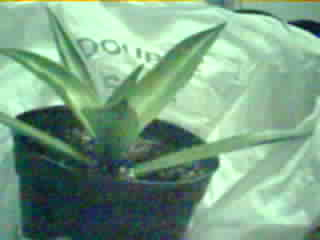
#> input picture LeavesDetectionAlgo/test_img.jpeg, 320 x 240 px
$ python -i __init__.py   (imports and definitions only)
#> lines starting #> are read from the running program, lines starting #| are printed output that depends on the picture
import os
import logging
import cv2
import numpy as np
import azure.functions as func
from ..utils.BlobStorageHandler import BlobStorageHandler

def save_debug_image(image, step_name, image_name):
    """Save intermediate debug images for visualization."""
    blob_handler = BlobStorageHandler(os.environ.get("connectionString"), os.environ.get("containerName"))
    base_path = f"/detected_leaves/{image_name}/{step_name}.png"
    path = blob_handler.get_blob_path(base_path)
    blob_handler.save_stream_to_blob(image,path)


def process_leaves(image_stream, output_folder: str,
                   threshold_value: int = 0, kernel_size: int = 3,
                   dist_threshold: float = 0.7, min_region_size: int = 100,image_name : str = "") -> int:
    """Process an image to detect and segment leaves."""
    os.makedirs(output_folder, exist_ok=True)

    # Load image
    # Convert the byte stream into a NumPy array
    nparr = np.frombuffer(image_stream, np.uint8)

    # Decode the image from the NumPy array
    img = cv2.imdecode(nparr, cv2.IMREAD_COLOR)

    if img is None:
        raise ValueError("Failed to decode image from the provided stream.")


    # Convert to HSV and create binary mask for green regions
    hsv = cv2.cvtColor(img, cv2.COLOR_BGR2HSV)
    green_mask = cv2.inRange(hsv, (20, 40, 40), (140, 255, 255)) # Adjust values as needed
    save_debug_image(green_mask, "binary_hsv", image_name)

    # Apply morphological opening to clean up noise
    kernel = cv2.getStructuringElement(cv2.MORPH_RECT, (5, 5))
    morph_open = cv2.morphologyEx(green_mask, cv2.MORPH_OPEN, kernel, iterations=2)
    save_debug_image(morph_open, "morph_open_hsv", image_name)

    # Distance transform
    dist_transform = cv2.distanceTransform(morph_open, cv2.DIST_L2, 5)
    dist_norm = cv2.normalize(dist_transform, None, 0, 255, cv2.NORM_MINMAX).astype(np.uint8)
    save_debug_image(dist_norm, "distance_transform", image_name)

    # Sure foreground
    _, sure_fg = cv2.threshold(dist_transform, dist_threshold * dist_transform.max(), 255, 0)
    sure_fg = np.uint8(sure_fg)
    save_debug_image(sure_fg, "sure_foreground", image_name)

    # Sure background
    sure_bg = cv2.dilate(morph_open, kernel, iterations=3)
    unknown = cv2.subtract(sure_bg, sure_fg)
    save_debug_image(unknown, "unknown_regions", image_name)

    # Marker labeling for watershed
    _, markers = cv2.connectedComponents(sure_fg)
    markers = markers + 1
    markers[unknown == 255] = 0
    markers_vis = (markers.astype(np.uint8) + 1) * 50
    save_debug_image(markers_vis, "markers", image_name)

    # Apply watershed
    markers = cv2.watershed(img, markers)
    img[markers == -1] = [0, 255, 128]  # Mark watershed boundaries

    # Highlight individual regions
    for marker_id in np.unique(markers):
        if marker_id > 1:
            img[markers == marker_id] = cv2.add(img[markers == marker_id], (0, 100, 0))

    # Save final result
    save_debug_image(img, "final_result", image_name)

    # Extract and count leaf regions
    leaf_count = 0
    for marker_id in np.unique(markers):
        if marker_id <= 1:  # Skip background and boundary
            continue

        # Ignore small regions
        if np.count_nonzero(markers == marker_id) < min_region_size:
            continue

        # Create mask for each leaf
        mask = np.zeros_like(sure_fg, dtype=np.uint8)
        mask[markers == marker_id] = 255
        leaf = cv2.bitwise_and(img, img, mask=mask)

        # Save leaf image
        save_debug_image(leaf, f"leaf_{leaf_count}", output_folder)
        leaf_count += 1

    return leaf_count


def main(req: func.HttpRequest) -> func.HttpResponse:
    logging.info("Python HTTP trigger function processed a request.")

    # Get input from the HTTP request
    try:
        req_body = req.get_json()
        image_blob_name = req_body.get("imageBlobName")
        connection_string = os.environ.get("connectionString")
        container_name = os.environ.get("containerName")

        if not all([image_blob_name, connection_string, container_name]):
            return func.HttpResponse("Missing required parameters.", status_code=400)

        # Initialize Blob Storage Handler
        blob_handler = BlobStorageHandler(connection_string, container_name)

        # Download the image from Blob Storage
        image = blob_handler.read_blob_to_stream(image_blob_name)

        # Set output paths
        output_folder = "/tmp/outputs"


        # Process leaves
        leaf_count = process_leaves(image, output_folder,image_name=image_blob_name)


        return func.HttpResponse(f"Processed {leaf_count} leaves and uploaded the outputs.", status_code=200)

    except Exception as e:
        logging.error(f"An error occurred: {str(e)}")
        return func.HttpResponse(f"An error occurred: {str(e)}", status_code=500)

>>> import cv2
>>> picture = cv2.imread('test_img.jpeg', cv2.IMREAD_GRAYSCALE)
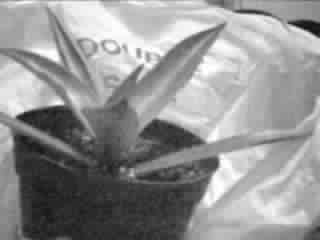
#> picture: shape (240, 320); min 12, max 255, mean 146.9
>>> result = process_leaves(picture, 'out.png')
#> (the run stopped early here; a loop or call above may not have finished)
